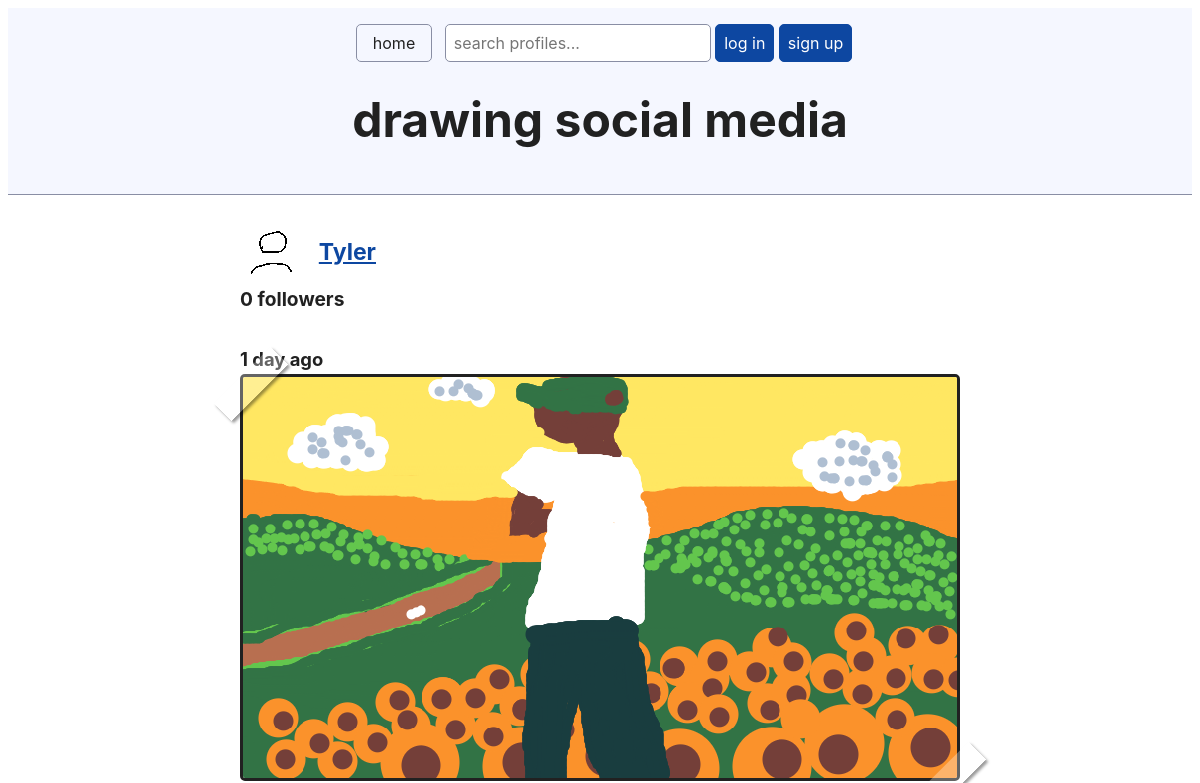
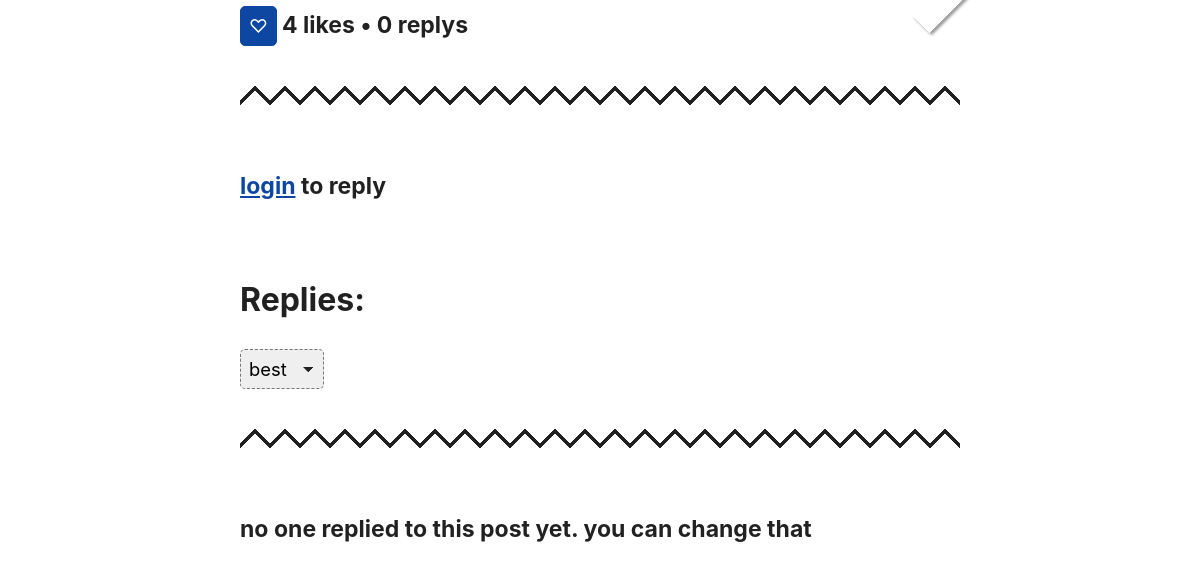
The app's page /post/31/, older data (2 pictures, top to bottom).
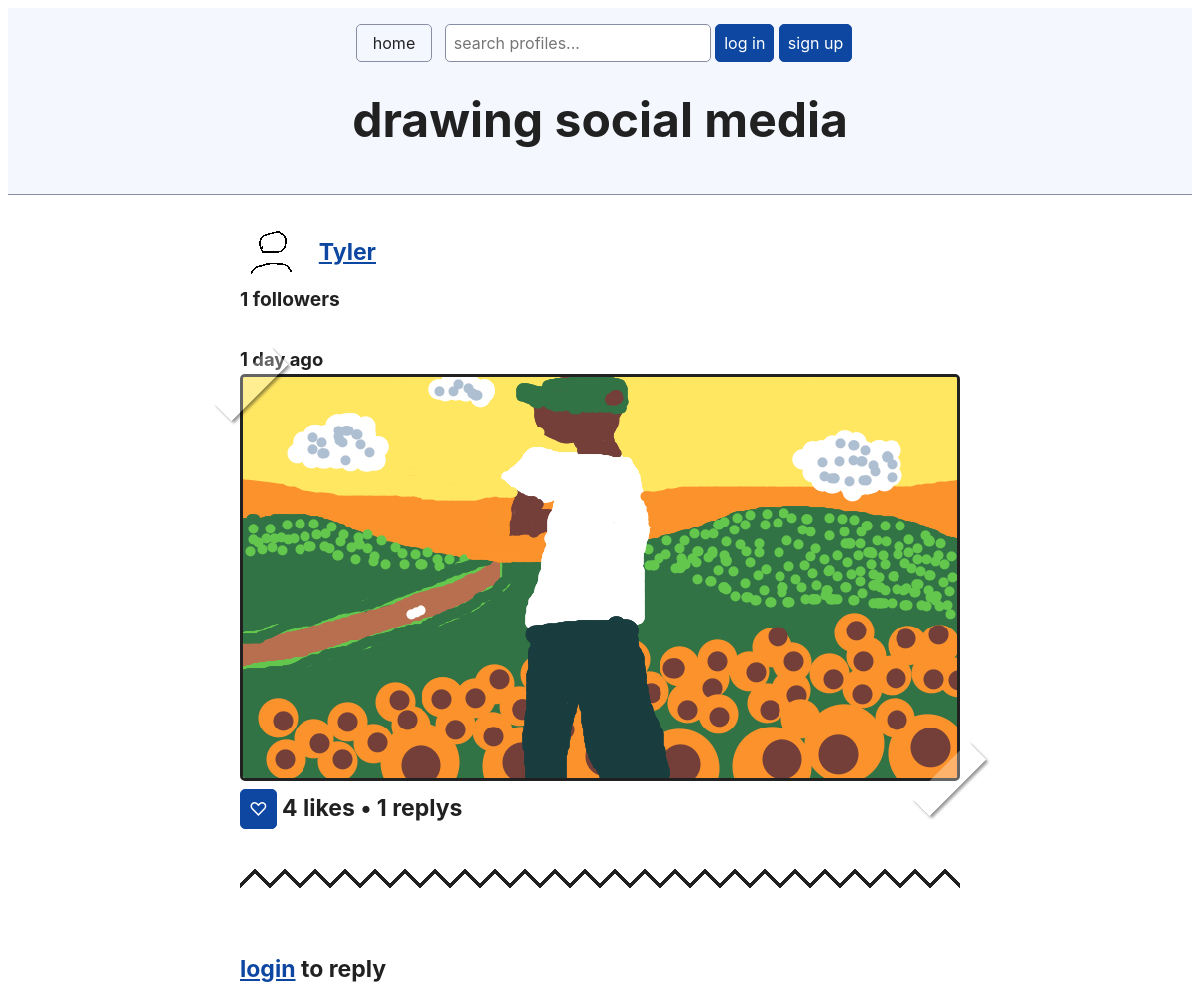
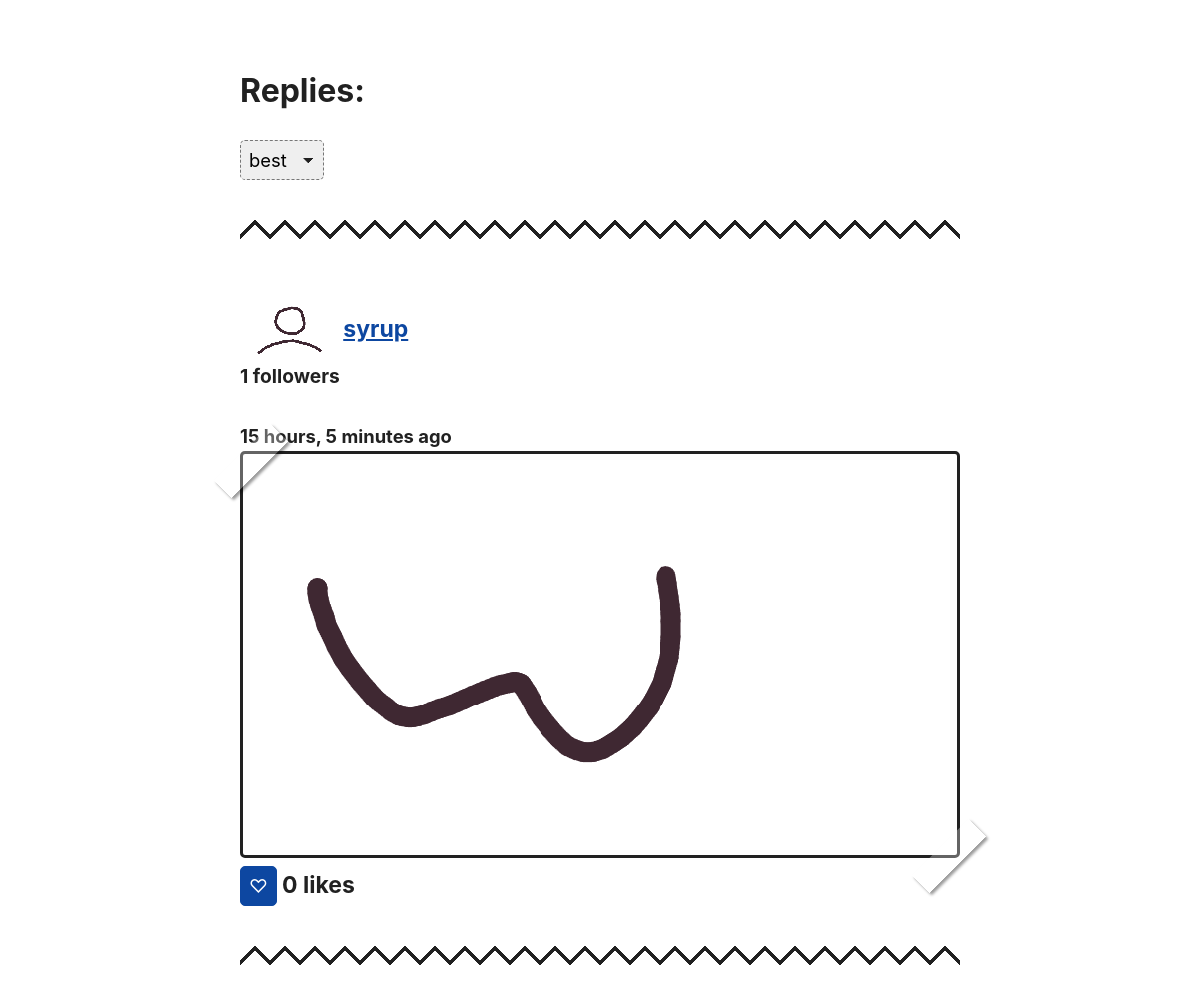
The same page, newer data (2 pictures, top to bottom).
### socialMedia/models.py (models this page shows, shortened)
class Post(models.Model):
    body = models.ImageField()
    created_by = models.ForeignKey("UserProfile", on_delete=models.CASCADE)
    created_on = models.DateTimeField(auto_now_add=True)

class UserProfile(models.Model):
    user = models.OneToOneField(User, on_delete=models.CASCADE)
    profile_picture = models.ImageField(default="placeholders/fpfPlaceholder.png")
    bio_picture = models.ImageField(default="placeholders/bioPlaceholder.png")
    def __str__(self):
        return self.user.username

class Reply(models.Model):
    body = models.ImageField()
    created_by = models.ForeignKey("UserProfile", on_delete=models.CASCADE)
    created_on = models.DateTimeField(auto_now_add=True)
    post = models.ForeignKey("Post", on_delete=models.CASCADE,related_name='replys')

### socialMedia/views.py (the view, shortened to what this page needs)
# urls.py: path('post/<int:pk>/',views.post_detail,name="post_detail"),
def post_detail(request, pk):
    order_by="-like_count"
    url_sort_by="best"
    parsed_url = parse_qs(urlparse(request.build_absolute_uri()).query)
    post = Post.objects.get(pk=pk)
    replys = Reply.objects.filter(post=post).annotate(like_count=Count('reply_likes')+1).order_by(order_by)
    form = CanvasForm()
    context = {
        "post": post,
        "replys":replys,
        "url_sort_by" :url_sort_by,
        "canvasForm": CanvasForm()
    }
    return render(request, "post_detail.html", context)

### socialMedia/forms.py
class CanvasForm(forms.Form):
    body = forms.CharField()

### socialMedia/templates/post_detail.html
{% extends "base.html" %}
{% block page_content %}
    {% include 'components/post.html' %}
    {% if user.is_authenticated %}
        <details style="border:none;background:none;padding:0">
        <summary>draw your own reply</summary>
            {% include 'components/paint.html' %}
        </details>
    {% else %}
        <h4><a href="{% url 'login'%}">login</a> to reply</h4>
    {% endif %}
    <h3>Replies:</h3>
    {% include "components/sort.html" %}
    {% if replys %}
        {% for reply in replys %}
            {% include 'components/reply.html' %}
        {% endfor %}
    {% else %}
        {% if user == post.created_by.user %}
            <h4> no one replied to your post yet. sad</h4>
        {% else %}
            <h4> no one replied to this post yet. you can change that</h4>
        {% endif %}
    {% endif %}
{% endblock page_content %}

### socialMedia/templates/components/post.html (shortened to what this page needs)
{% load static %}
{% load filters %}
<div class="post">
    <div>
        <h4>
            <a href="{% url 'profile_detail' post.created_by.pk%}"><img style="height: 55px; border-style: none;vertical-align: middle;" src="/media/{{post.created_by.profile_picture}}" alt="body image"></a>
            <a href="{% url 'profile_detail' post.created_by.pk%}">{{ post.created_by }}</a>
            <br>
            <small id="fc{{profile.pk}}" >{{post.created_by.followers.all.count}} followers </small>
        </h4>
        <b>{{ post.created_on|timesince}} ago</b>
        <div class="photo"><a href="{% url 'post_detail' post.pk%}"> <img class="art" src="/media/{{post.body.name }}" alt="body image"></a></div>
    </div>
    {% if user.is_authenticated %}
        <button onclick="like('{% url 'post_like' post.pk %}','{% url 'post_get_likes' post.pk %}',{{post.pk}},'{{ csrf_token }}')" id="p{{post.pk}}">
            {% if post.likes.all|dasame:user.pk %}
                ♥
            {% else %}
                ♡
            {% endif %}
        </button>
    {% else %}
        <form style="display: inline;" method="post" action="{% url 'login' %}">
            <button type="submit">♡</button>
        </form>
    {% endif %}
    <h4 id="pl{{post.pk}}" style="display: inline">{{post.likes.all.count}} likes • {{post.replys.all.count}} replys</h4>
    <div class="zig-zag-line"></div>
</div>

### socialMedia/templates/components/reply.html (shortened to what this page needs)
{% load static %}
{% load filters %}
<div class="reply">
    <div>
        <h4>
            <a href="{% url 'profile_detail' reply.created_by.pk%}"><img style="height: 55px; border-style: none;vertical-align: middle;" src="/media/{{reply.created_by.profile_picture}}" alt="body image"></a>
            <a href="{% url 'profile_detail' reply.created_by.pk%}">{{ reply.created_by }}</a>
            <br>
            <small id="fc{{profile.pk}}" >{{post.created_by.followers.all.count}} followers </small>
        </h4>
        <b>{{ reply.created_on|timesince}} ago</b>
        <div class="photo"><img class="art" src="/media/{{reply.body.name }}" alt="body image"></div>
    </div>
    {% if user.is_authenticated %}
        <button onclick="reply_like('{% url 'reply_like' reply.pk %}','{% url 'reply_get_likes' reply.pk %}',{{reply.pk}},'{{ csrf_token }}')" id="r{{reply.pk}}">
            {% if reply.reply_likes.all|dasame:user.pk %}
                ♥
            {% else %}
                ♡
            {% endif %}
        </button>
    {% else %}
        <form style="display: inline;" method="reply" action="{% url 'login' %}">
            <button type="submit">♡</button>
        </form>
    {% endif %}
    <h4 id="rl{{reply.pk}}" style="display: inline">{{reply.reply_likes.all.count}} likes</h4>
    <div class="zig-zag-line"></div>

Row changes from the older to the newer data that the page shows:
computed for Post "Tyler": created_by.followers.all.count "0" → "1"; replys.all.count "0" → "1"
added Reply: created_by.profile_picture (picture), created_by "syrup", {{ post.created_by.followers.all.count }} "1", created_on "15 hours, 5 minutes", body.name (picture), reply_likes.all.count "0"
Text that changed along with them:
text no longer shown: "no one replied to this post yet. you can change that"
